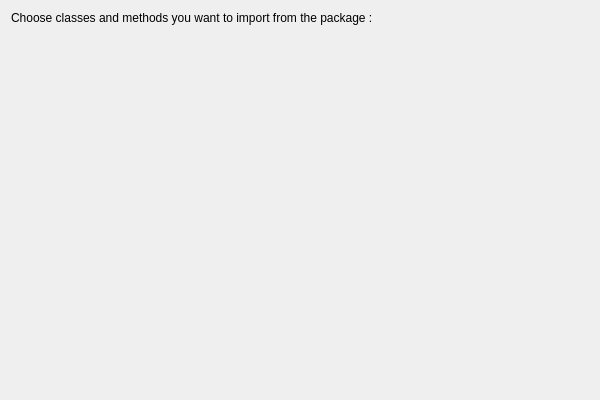
<?xml version="1.0" encoding="UTF-8"?>
<ui version="4.0">
 <class>ChooseJarClassesPage</class>
 <widget class="QWidget" name="ChooseJarClassesPage">
  <property name="geometry">
   <rect>
    <x>0</x>
    <y>0</y>
    <width>600</width>
    <height>400</height>
   </rect>
  </property>
  <property name="sizePolicy">
   <sizepolicy hsizetype="MinimumExpanding" vsizetype="Expanding">
    <horstretch>0</horstretch>
    <verstretch>0</verstretch>
   </sizepolicy>
  </property>
  <property name="maximumSize">
   <size>
    <width>600</width>
    <height>400</height>
   </size>
  </property>
  <property name="windowTitle">
   <string>Form</string>
  </property>
  <layout class="QVBoxLayout" name="verticalLayout">
   <item>
    <widget class="QLabel" name="m_ChooseLabel">
     <property name="sizePolicy">
      <sizepolicy hsizetype="Preferred" vsizetype="Preferred">
       <horstretch>0</horstretch>
       <verstretch>0</verstretch>
      </sizepolicy>
     </property>
     <property name="minimumSize">
      <size>
       <width>0</width>
       <height>0</height>
      </size>
     </property>
     <property name="text">
      <string>Choose classes and methods you want to import from the package :</string>
     </property>
     <property name="alignment">
      <set>Qt::AlignBottom|Qt::AlignLeading|Qt::AlignLeft</set>
     </property>
     <property name="wordWrap">
      <bool>true</bool>
     </property>
    </widget>
   </item>
   <item>
    <widget class="ClassView" name="m_ClassView" native="true">
     <property name="sizePolicy">
      <sizepolicy hsizetype="Preferred" vsizetype="MinimumExpanding">
       <horstretch>0</horstretch>
       <verstretch>0</verstretch>
      </sizepolicy>
     </property>
    </widget>
   </item>
  </layout>
 </widget>
 <customwidgets>
  <customwidget>
   <class>ClassView</class>
   <extends>QWidget</extends>
   <header>ClassView.h</header>
   <container>1</container>
  </customwidget>
 </customwidgets>
 <resources/>
 <connections/>
</ui>
